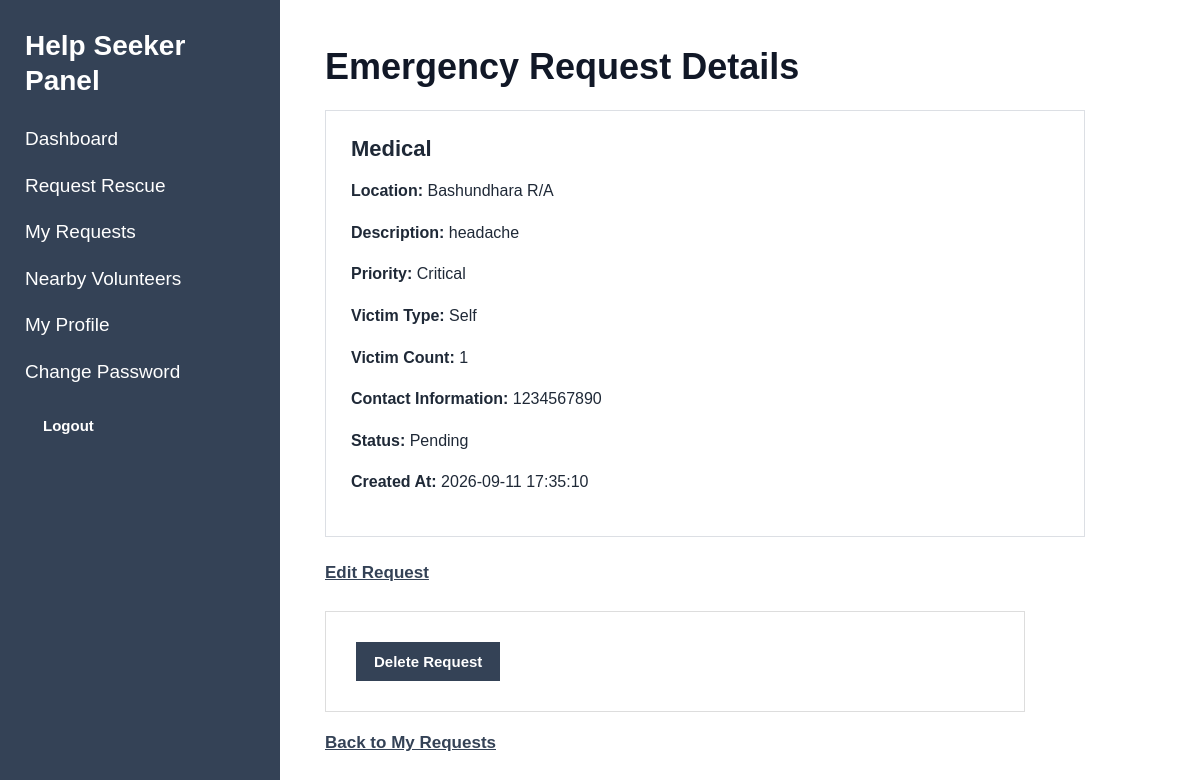
The app's page /index.php?page=helpseeker-request-view&id=2 (signed in) with its own data.
### tables this page shows
CREATE TABLE `emergency_requests` (
  `id` int(11) NOT NULL,
  `help_seeker_id` int(11) NOT NULL,
  `emergency_type` varchar(50) NOT NULL,
  `location` varchar(255) NOT NULL,
  `description` text NOT NULL,
  `priority` enum('low','medium','high','critical') NOT NULL DEFAULT 'medium',
  `victim_type` enum('self','other') NOT NULL DEFAULT 'self',
  `victim_information` text DEFAULT NULL,
  `victim_count` int(11) NOT NULL DEFAULT 1,
  `contact_information` varchar(150) NOT NULL,
  `status` enum('pending','assigned','ongoing','completed','cancelled') NOT NULL DEFAULT 'pending',
  `created_at` timestamp NOT NULL DEFAULT current_timestamp(),
  `updated_at` timestamp NOT NULL DEFAULT current_timestamp() ON UPDATE current_timestamp(),
  `volunteer_id` int(11) DEFAULT NULL,
  `accepted_at` datetime DEFAULT NULL
);

### models/HelpSeekerModel.php (called while the page is built, shortened)
<?php
function getHelpSeekerRequestById(
    $conn,
    $request_id,
    $help_seeker_id
) {
    $sql = "SELECT *
            FROM emergency_requests
            WHERE id = ?
            AND help_seeker_id = ?
            LIMIT 1";
    $stmt = mysqli_prepare(
        $conn,
        $sql
    );
    mysqli_stmt_bind_param(
        $stmt,
        "ii",
        $request_id,
        $help_seeker_id
    );
    mysqli_stmt_execute($stmt);
    $result =
        mysqli_stmt_get_result($stmt);
    $request =
        mysqli_fetch_assoc($result);
    return $request;
}

### views/helpseeker/view_request.php (the view, shortened to what this page needs)
<?php
require_once "views/partials/header.php";
require_once "views/partials/sidebar.php";
?>
<div class="content">
    <h1>Emergency Request Details</h1>
    <div class="card">
        <h3>
            <?php
            echo htmlspecialchars(
                ucfirst(
                    $request['emergency_type']
                )
            );
            ?>
        </h3>
        <p>
            <strong>Location:</strong>
            <?php
            echo htmlspecialchars(
                $request['location']
            );
            ?>
        </p>
        <p>
            <strong>Description:</strong>
            <?php
            echo htmlspecialchars(
                $request['description']
            );
            ?>
        </p>
        <p>
            <strong>Priority:</strong>
            <?php
            echo htmlspecialchars(
                ucfirst(
                    $request['priority']
                )
            );
            ?>
        </p>
        <p>
            <strong>Victim Type:</strong>
            <?php
            echo htmlspecialchars(
                ucfirst(
                    $request['victim_type']
                )
            );
            ?>
        </p>
        <p>
            <strong>Victim Count:</strong>
            <?php
            echo (int)$request[
                'victim_count'
            ];
            ?>
        </p>
        <p>
            <strong>
                Contact Information:
            </strong>
            <?php
            echo htmlspecialchars(
                $request[
                    'contact_information'
                ]
            );
            ?>
        </p>
        <p>
            <strong>Status:</strong>
            <?php
            echo htmlspecialchars(
                ucfirst(
                    $request['status']
                    ?? 'pending'
                )
            );
            ?>
        </p>
        <?php
        if (
            !empty(
                $request['created_at']
            )
        ):
        ?>
            <p>
                <strong>Created At:</strong>
                <?php
                echo htmlspecialchars(
                    $request['created_at']
                );
                ?>
            </p>
        <?php endif; ?>
    </div>
    <?php
    $currentStatus =
        strtolower(
            trim(
                (string)(
                    $request['status']
                    ?? 'pending'
                )
            )
        );
    ?>
    <?php if ($currentStatus === 'pending'): ?>
        <p>
            <a
                href="index.php?page=helpseeker-request-edit&id=<?php
                    echo (int)$request['id'];
                ?>"
            >
                Edit Request
            </a>
        </p>
        <form
            method="POST"
            action="index.php?page=helpseeker-request-delete"
        >
            <button type="submit">
                Delete Request
            </button>
        </form>
    <?php endif; ?>
    <p>
        <a
            href="index.php?page=helpseeker-requests"
        >
            Back to My Requests
        </a>
    </p>
</div>
<?php
require_once "views/partials/footer.php";
?>

### assets/css/style.css (style rules this page uses)
* { box-sizing: border-box; }
body { margin: 0; font-family: Arial, Helvetica, sans-serif; background: #f5f6f8; color: #1f2937; }
.content { margin-left: 280px; padding: 45px; min-height: 100vh; background: white; }
.content h1 { margin-top: 0; margin-bottom: 20px; font-size: 36px; line-height: 1.2; color: #111827; }
.content>p { font-size: 17px; line-height: 1.6; margin-bottom: 22px; }
.card { max-width: 760px; background: white; border: 1px solid #dcdfe4; padding: 25px; margin-top: 22px; margin-bottom: 22px; }
.card h3 { margin-top: 0; margin-bottom: 15px; font-size: 22px; color: #1f2937; }
.card p { font-size: 16px; line-height: 1.6; }
.content a { color: #344256; font-weight: 600; text-decoration: underline; }
.content>form, .card form { max-width: 700px; }
.content>form { border: 1px solid #dddddd; padding: 30px; margin-top: 25px; background: white; }
button { background: #344256; color: white; border: none; padding: 11px 18px; font-family: Arial, Helvetica, sans-serif; font-size: 15px; font-weight: 600; cursor: pointer; }

### records on screen
emergency_requests: emergency_type "Medical", location "Bashundhara R/A", description "headache", priority "Critical", victim_type "Self", victim_count "1", contact_information "1234567890", status "Pending", created_at "2026-09-11 17:35:10"
